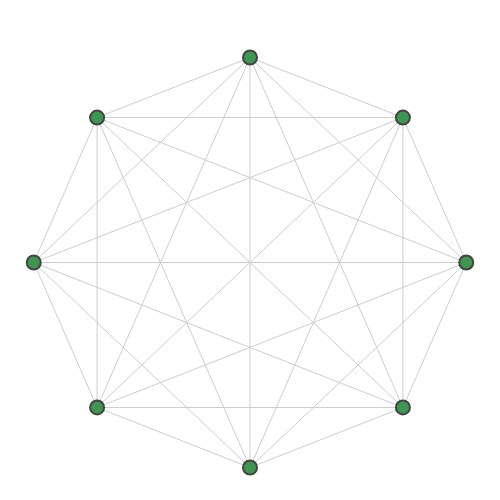

This figure's notebook cell:
### Code cell
# plot the subgraph
plot.graph(sg)

### Figure 1 — Plotly figure (JSON) as saved in the notebook; plotly's stock layout.template omitted (floating-point values rounded to 4 significant figures)
{"data": [{"hoverinfo": "none", "line": {"color": "#CDCDCD", "width": 1}, "mode": "lines", "type": "scatter", "x": [1, 0.7071, null, 1, 1.211e-09, null, 1, -0.7071, null, 1, -1.0, null, 1, -0.7071, null, 1, -6.364e-09, null, 1, 0.7071, null, 0.7071, 1.211e-09, null, 0.7071, -0.7071, null, 0.7071, -1.0, null, 0.7071, -0.7071, null, 0.7071, -6.364e-09, null, 0.7071, 0.7071, null, 1.211e-09, -0.7071, null, 1.211e-09, -1.0, null, 1.211e-09, -0.7071, null, 1.211e-09, -6.364e-09, null, 1.211e-09, 0.7071, null, -0.7071, -1.0, null, -0.7071, -0.7071, null, -0.7071, -6.364e-09, null, -0.7071, 0.7071, null, -1.0, -0.7071, null, -1.0, -6.364e-09, null, -1.0, 0.7071, null, -0.7071, -6.364e-09, null, -0.7071, 0.7071, null, -6.364e-09, 0.7071, null], "y": [-9.648e-09, 0.7071, null, -9.648e-09, 1.0, null, -9.648e-09, 0.7071, null, -9.648e-09, -9.343e-09, null, -9.648e-09, -0.7071, null, -9.648e-09, -1.0, null, -9.648e-09, -0.7071, null, 0.7071, 1.0, null, 0.7071, 0.7071, null, 0.7071, -9.343e-09, null, 0.7071, -0.7071, null, 0.7071, -1.0, null, 0.7071, -0.7071, null, 1.0, 0.7071, null, 1.0, -9.343e-09, null, 1.0, -0.7071, null, 1.0, -1.0, null, 1.0, -0.7071, null, 0.7071, -9.343e-09, null, 0.7071, -0.7071, null, 0.7071, -1.0, null, 0.7071, -0.7071, null, -9.343e-09, -0.7071, null, -9.343e-09, -1.0, null, -9.343e-09, -0.7071, null, -0.7071, -1.0, null, -0.7071, -0.7071, null, -1.0, -0.7071, null]}, {"hoverinfo": "text", "marker": {"color": "#3e9651", "line": {"width": 2}, "size": 14}, "mode": "markers", "text": ["21", "22", "24", "25", "26", "27", "28", "29"], "type": "scatter", "x": [1, 0.7071, 1.211e-09, -0.7071, -1.0, -0.7071, -6.364e-09, 0.7071], "y": [-9.648e-09, 0.7071, 1.0, 0.7071, -9.343e-09, -0.7071, -1.0, -0.7071]}], "layout": {"height": 500, "hovermode": "closest", "margin": {"b": 0, "l": 0, "r": 0, "t": 25}, "plot_bgcolor": "#ffffff", "showlegend": false, "width": 500, "xaxis": {"showgrid": false, "showticklabels": false, "zeroline": false}, "yaxis": {"showgrid": false, "showticklabels": false, "zeroline": false}}}
